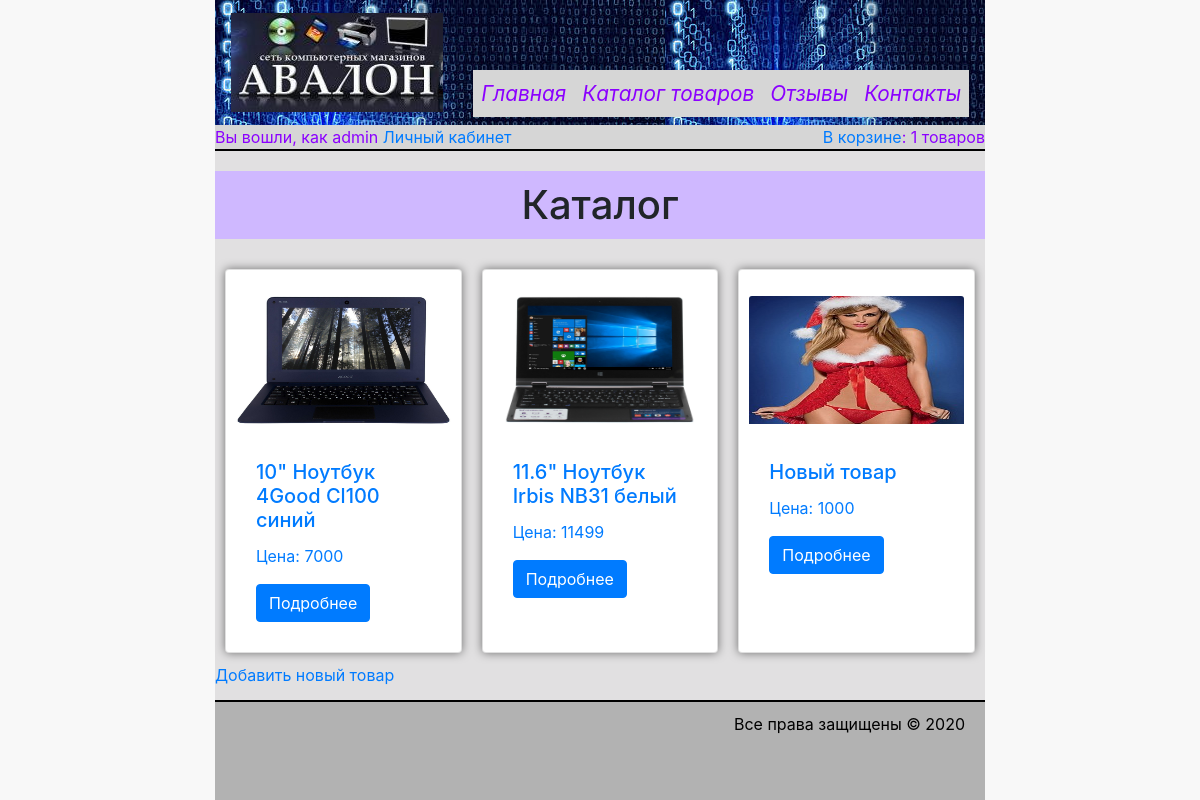
Screenshot of /?page=catalog (signed in) with the database file from the repository.
### tables this page shows
CREATE TABLE IF NOT EXISTS goods (
  id INT(11) UNSIGNED NOT NULL AUTO_INCREMENT,
  name VARCHAR(255) NOT NULL,
  description_short TEXT DEFAULT NULL,
  thumbnail VARCHAR(255) DEFAULT 'NULL',
  property TEXT DEFAULT NULL,
  description TEXT DEFAULT NULL,
  price DOUBLE DEFAULT NULL,
  PRIMARY KEY (id)
);

### db.inc (called while the page is built, shortened)
<?php
class DB
{
    static $instance = null;
    static function getInstance()
    {
        if (self::$instance === null) {
            self::$instance = new DB();
        }
        return self::$instance;
    }
    private function __construct()
    {
        $conf = ['host' => '127.0.0.1',
            'user' => 'root',
            'password' => 'root',
            'db' => 'internet_shop'];
        $this->DBLink = new PDO("mysql:host={$conf['host']};dbname={$conf['db']};charset=UTF8", $conf['user'], $conf['password'],
            array(PDO::MYSQL_ATTR_INIT_COMMAND => 'SET NAMES \'UTF8\';'));
    }
    function QueryMany()
    {
        try {
            $args = func_get_args();
            $query = array_shift($args);
            if (!($rs = $this->getInstance()->DBLink->prepare($query))) {
                throw new Exception('Ошибка prepare');
            }
            if (!$rs->execute($args)) {
                throw new Exception('Ошибка execute');
            }
            if (!preg_match('/^\s*(insert|update|delete)/si', $query) && $rs->columnCount() > 0) {
                $rows = array();
                while ($row = $rs->fetch(PDO::FETCH_ASSOC)) {
                    if (isset($row['id']))
                        $rows[$row['id']] = $row;
                    else
                        $rows[] = $row;
                }
                return $rows;
            }
            return true;
        } catch (Exception $exc) {
            $DBError = $exc->getMessage();
            if (!$this->getInstance()->DBLink) {
                throw new Exception($DBError);
            }
            if ($this->getInstance()->DBLink->inTransaction()) $this->getInstance()->DBLink->rollBack();
            throw new Exception($DBError);
        }
    }
}

### functions.inc (called while the page is built, shortened)
<?php
function isAdmin() {
    return isset($_SESSION) && $_SESSION['is_admin'] == '1';
}

### catalog.inc (the view, shortened to what this page needs)
<?php
$goods = DB::getInstance()->QueryMany("SELECT * from goods");
if ($goods) {
    $thumbnails = [];
    $rows = DB::getInstance()->QueryMany("SELECT * FROM pictures ORDER BY product_id, id desc");
    foreach ($rows as $row) {
        $thumbnails[$row['product_id']] = [
            'picture_path' => WEB_ROOT  . '/' . str_replace(DIRECTORY_SEPARATOR, '/', $row['path']) . $row['name'],
            'picture_thumb' => WEB_ROOT . '/' . str_replace(DIRECTORY_SEPARATOR, '/', $row['path'] . THUMBNAIL_DIR) . $row['name']];
    }
}
?>
        <h1>Каталог</h1>
        <div class="tovar_list clearfix d-md-flex">
            <?php foreach ($goods as $product) { ?>
                <div class="card">
                    <a href="<?= "?page=goods_item&id=" . $product['id'] ?>">
                        <img class="card-img-top mt-3 mb-sm-3" src="<?=$thumbnails[$product['id']]['picture_path'] ?>" alt="<?= htmlspecialchars($product['name']) ?>" width="128" height="128">
                        <div class="card-body">
                            <h5 class="card-title"><?= htmlspecialchars($product['name']) ?></h5>
                            <p>Цена: <?= $product['price'] ?></p>
                            <a href="<?= "?page=goods_item&id=" . $product['id'] ?>" class="btn btn-primary">Подробнее</a>
                        </div>
                    </a>
                </div>
            <?php } ?>
        </div>
        <?php if (isAdmin()) echo '<a href="?page=goods_item">Добавить новый товар</a>' ?>

### css/style.css (style rules this page uses)
body, html { height: 100%; }
body { background-color: #f8f8f8; }
h1, h2, h3 { text-align: center; background-color: #cfb8ff; padding: 10px; margin: 20px 0 20px; }
.tovar_list { padding: 0; list-style-type: none; }
.tovar_list > div { margin: 10px; box-shadow: 0 0 10px rgba(0, 0, 0, 0.5); transition: all .2s ease-in-out; padding: 10px; }
.card { width: 18rem; }

### rows the page displays
goods: shows a picture, name "10\" Ноутбук 4Good Cl100 синий", price "7000"
goods: shows a picture, name "11.6\" Ноутбук Irbis NB31 белый", price "11499"
goods: shows a picture, name "Новый товар", price "1000"

### other values shown
$_SESSION['login'] "admin"
count($goodsInCart) "1"
